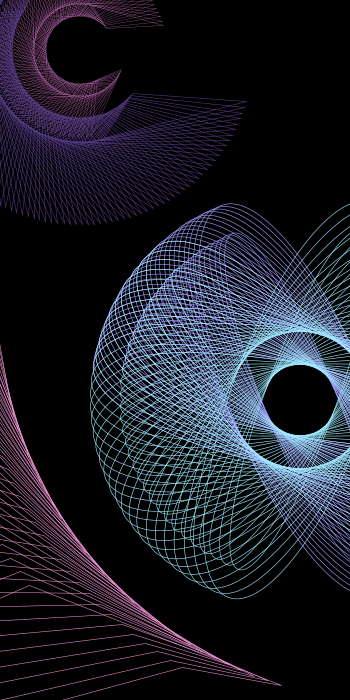
Frame 1 (no input)
Frame 60 (the mouse pressed at the canvas centre just before this capture): identical to frame 1, image omitted
Frame 120 (the mouse held since frame 60 and released just before this capture): identical to frame 1, image omitted

The Processing sketch that drew this single still picture (run headless with seeded random() and noise(); from frame 60 on, the mouse is pressed at the canvas centre):

// Processing sketch: processing_25544
// ── processing_25544.pde


 
void setup(){
  size(350,700);
  smooth();

}
  void draw(){
  background(0);
  stroke(255);
       
     stroke(#A39DFF);
  for(float i = 50; i < 80; i ++){
    pushMatrix();
    strokeWeight(0.1); 
    noFill();
    translate(300, 400);
    scale(6,6);
     rotate(radians(i*2));
    ellipse(0,0,12,60);
    ellipse(0,0,23, 70);
    popMatrix();
     
  }
  
  
 
  
    stroke(#9DEBFF);
  for(float i = 50; i < 80; i ++){
    pushMatrix();
    strokeWeight(0.1); 
    noFill();
    translate(300, 400);
    scale(6,6);
     rotate(radians(i*4));
    ellipse(0,0,12,60);
    ellipse(0,0,23, 70);
    popMatrix();
     
  }
  

        stroke(#FF9DE2);
  for(float i = 50; i < 80; i ++){
    pushMatrix();
    strokeWeight(0.1); 
    noFill();
    translate(400, 300);
    scale(5,5);
     rotate(radians(i*2));
   quad(80, 30, 80, 10, 69, 63, 160, 200);
    popMatrix();
     
  }
  
   stroke(#D677C9);
  for(float i = 2; i < 90; i ++){
    pushMatrix();
    strokeWeight(0.5); 
    noFill();
    translate(80, 50);
    scale(0.5,0.5);
     rotate(radians(i*3));
  triangle(40, 55, 40, 170, 87, 30);
    popMatrix();
  }
  
  
  
  stroke(#5B3F8E);
  for(float i = 2; i < 90; i ++){
    pushMatrix();
    strokeWeight(0.5); 
    noFill();
    translate(80, 50);
    scale(1, 1);
     rotate(radians(i*2));
  triangle(55, 40, 170, 40, 30, 87);
    popMatrix();
  }
  
  


  
  }
